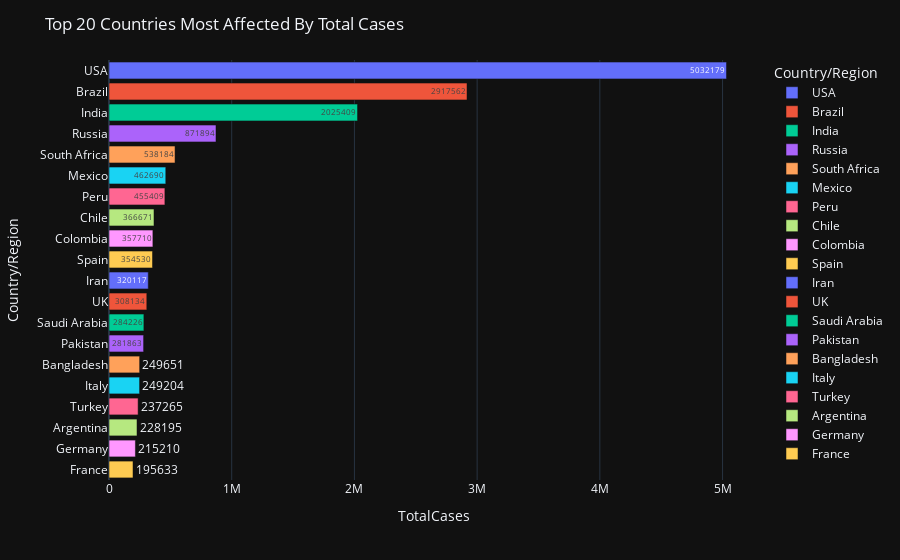

Notebook source saved alongside this figure:
### Code cell
fig = px.bar(world_data[:20], y = 'Country/Region', x = 'TotalCases', text = 'TotalCases', color = 'Country/Region')
fig.update_layout(template = 'plotly_dark',title_text = 'Top 20 Countries Most Affected By Total Cases')

### Figure 1 — Plotly figure (JSON) as saved in the notebook; plotly's stock layout.template omitted (floating-point values rounded to 4 significant figures)
{"data": [{"alignmentgroup": "True", "hovertemplate": "Country/Region=%{y}<br>TotalCases=%{text}<extra></extra>", "legendgroup": "USA", "marker": {"color": "#636efa", "pattern": {"shape": ""}}, "name": "USA", "offsetgroup": "USA", "orientation": "h", "showlegend": true, "text": ["5032179"], "textposition": "auto", "type": "bar", "x": [5032179], "xaxis": "x", "y": ["USA"], "yaxis": "y"}, {"alignmentgroup": "True", "hovertemplate": "Country/Region=%{y}<br>TotalCases=%{text}<extra></extra>", "legendgroup": "Brazil", "marker": {"color": "#EF553B", "pattern": {"shape": ""}}, "name": "Brazil", "offsetgroup": "Brazil", "orientation": "h", "showlegend": true, "text": ["2917562"], "textposition": "auto", "type": "bar", "x": [2917562], "xaxis": "x", "y": ["Brazil"], "yaxis": "y"}, {"alignmentgroup": "True", "hovertemplate": "Country/Region=%{y}<br>TotalCases=%{text}<extra></extra>", "legendgroup": "India", "marker": {"color": "#00cc96", "pattern": {"shape": ""}}, "name": "India", "offsetgroup": "India", "orientation": "h", "showlegend": true, "text": ["2025409"], "textposition": "auto", "type": "bar", "x": [2025409], "xaxis": "x", "y": ["India"], "yaxis": "y"}, {"alignmentgroup": "True", "hovertemplate": "Country/Region=%{y}<br>TotalCases=%{text}<extra></extra>", "legendgroup": "Russia", "marker": {"color": "#ab63fa", "pattern": {"shape": ""}}, "name": "Russia", "offsetgroup": "Russia", "orientation": "h", "showlegend": true, "text": ["871894"], "textposition": "auto", "type": "bar", "x": [871894], "xaxis": "x", "y": ["Russia"], "yaxis": "y"}, {"alignmentgroup": "True", "hovertemplate": "Country/Region=%{y}<br>TotalCases=%{text}<extra></extra>", "legendgroup": "South Africa", "marker": {"color": "#FFA15A", "pattern": {"shape": ""}}, "name": "South Africa", "offsetgroup": "South Africa", "orientation": "h", "showlegend": true, "text": ["538184"], "textposition": "auto", "type": "bar", "x": [538184], "xaxis": "x", "y": ["South Africa"], "yaxis": "y"}, {"alignmentgroup": "True", "hovertemplate": "Country/Region=%{y}<br>TotalCases=%{text}<extra></extra>", "legendgroup": "Mexico", "marker": {"color": "#19d3f3", "pattern": {"shape": ""}}, "name": "Mexico", "offsetgroup": "Mexico", "orientation": "h", "showlegend": true, "text": ["462690"], "textposition": "auto", "type": "bar", "x": [462690], "xaxis": "x", "y": ["Mexico"], "yaxis": "y"}, {"alignmentgroup": "True", "hovertemplate": "Country/Region=%{y}<br>TotalCases=%{text}<extra></extra>", "legendgroup": "Peru", "marker": {"color": "#FF6692", "pattern": {"shape": ""}}, "name": "Peru", "offsetgroup": "Peru", "orientation": "h", "showlegend": true, "text": ["455409"], "textposition": "auto", "type": "bar", "x": [455409], "xaxis": "x", "y": ["Peru"], "yaxis": "y"}, {"alignmentgroup": "True", "hovertemplate": "Country/Region=%{y}<br>TotalCases=%{text}<extra></extra>", "legendgroup": "Chile", "marker": {"color": "#B6E880", "pattern": {"shape": ""}}, "name": "Chile", "offsetgroup": "Chile", "orientation": "h", "showlegend": true, "text": ["366671"], "textposition": "auto", "type": "bar", "x": [366671], "xaxis": "x", "y": ["Chile"], "yaxis": "y"}, {"alignmentgroup": "True", "hovertemplate": "Country/Region=%{y}<br>TotalCases=%{text}<extra></extra>", "legendgroup": "Colombia", "marker": {"color": "#FF97FF", "pattern": {"shape": ""}}, "name": "Colombia", "offsetgroup": "Colombia", "orientation": "h", "showlegend": true, "text": ["357710"], "textposition": "auto", "type": "bar", "x": [357710], "xaxis": "x", "y": ["Colombia"], "yaxis": "y"}, {"alignmentgroup": "True", "hovertemplate": "Country/Region=%{y}<br>TotalCases=%{text}<extra></extra>", "legendgroup": "Spain", "marker": {"color": "#FECB52", "pattern": {"shape": ""}}, "name": "Spain", "offsetgroup": "Spain", "orientation": "h", "showlegend": true, "text": ["354530"], "textposition": "auto", "type": "bar", "x": [354530], "xaxis": "x", "y": ["Spain"], "yaxis": "y"}, {"alignmentgroup": "True", "hovertemplate": "Country/Region=%{y}<br>TotalCases=%{text}<extra></extra>", "legendgroup": "Iran", "marker": {"color": "#636efa", "pattern": {"shape": ""}}, "name": "Iran", "offsetgroup": "Iran", "orientation": "h", "showlegend": true, "text": ["320117"], "textposition": "auto", "type": "bar", "x": [320117], "xaxis": "x", "y": ["Iran"], "yaxis": "y"}, {"alignmentgroup": "True", "hovertemplate": "Country/Region=%{y}<br>TotalCases=%{text}<extra></extra>", "legendgroup": "UK", "marker": {"color": "#EF553B", "pattern": {"shape": ""}}, "name": "UK", "offsetgroup": "UK", "orientation": "h", "showlegend": true, "text": ["308134"], "textposition": "auto", "type": "bar", "x": [308134], "xaxis": "x", "y": ["UK"], "yaxis": "y"}, {"alignmentgroup": "True", "hovertemplate": "Country/Region=%{y}<br>TotalCases=%{text}<extra></extra>", "legendgroup": "Saudi Arabia", "marker": {"color": "#00cc96", "pattern": {"shape": ""}}, "name": "Saudi Arabia", "offsetgroup": "Saudi Arabia", "orientation": "h", "showlegend": true, "text": ["284226"], "textposition": "auto", "type": "bar", "x": [284226], "xaxis": "x", "y": ["Saudi Arabia"], "yaxis": "y"}, {"alignmentgroup": "True", "hovertemplate": "Country/Region=%{y}<br>TotalCases=%{text}<extra></extra>", "legendgroup": "Pakistan", "marker": {"color": "#ab63fa", "pattern": {"shape": ""}}, "name": "Pakistan", "offsetgroup": "Pakistan", "orientation": "h", "showlegend": true, "text": ["281863"], "textposition": "auto", "type": "bar", "x": [281863], "xaxis": "x", "y": ["Pakistan"], "yaxis": "y"}, {"alignmentgroup": "True", "hovertemplate": "Country/Region=%{y}<br>TotalCases=%{text}<extra></extra>", "legendgroup": "Bangladesh", "marker": {"color": "#FFA15A", "pattern": {"shape": ""}}, "name": "Bangladesh", "offsetgroup": "Bangladesh", "orientation": "h", "showlegend": true, "text": ["249651"], "textposition": "auto", "type": "bar", "x": [249651], "xaxis": "x", "y": ["Bangladesh"], "yaxis": "y"}, {"alignmentgroup": "True", "hovertemplate": "Country/Region=%{y}<br>TotalCases=%{text}<extra></extra>", "legendgroup": "Italy", "marker": {"color": "#19d3f3", "pattern": {"shape": ""}}, "name": "Italy", "offsetgroup": "Italy", "orientation": "h", "showlegend": true, "text": ["249204"], "textposition": "auto", "type": "bar", "x": [249204], "xaxis": "x", "y": ["Italy"], "yaxis": "y"}, {"alignmentgroup": "True", "hovertemplate": "Country/Region=%{y}<br>TotalCases=%{text}<extra></extra>", "legendgroup": "Turkey", "marker": {"color": "#FF6692", "pattern": {"shape": ""}}, "name": "Turkey", "offsetgroup": "Turkey", "orientation": "h", "showlegend": true, "text": ["237265"], "textposition": "auto", "type": "bar", "x": [237265], "xaxis": "x", "y": ["Turkey"], "yaxis": "y"}, {"alignmentgroup": "True", "hovertemplate": "Country/Region=%{y}<br>TotalCases=%{text}<extra></extra>", "legendgroup": "Argentina", "marker": {"color": "#B6E880", "pattern": {"shape": ""}}, "name": "Argentina", "offsetgroup": "Argentina", "orientation": "h", "showlegend": true, "text": ["228195"], "textposition": "auto", "type": "bar", "x": [228195], "xaxis": "x", "y": ["Argentina"], "yaxis": "y"}, {"alignmentgroup": "True", "hovertemplate": "Country/Region=%{y}<br>TotalCases=%{text}<extra></extra>", "legendgroup": "Germany", "marker": {"color": "#FF97FF", "pattern": {"shape": ""}}, "name": "Germany", "offsetgroup": "Germany", "orientation": "h", "showlegend": true, "text": ["215210"], "textposition": "auto", "type": "bar", "x": [215210], "xaxis": "x", "y": ["Germany"], "yaxis": "y"}, {"alignmentgroup": "True", "hovertemplate": "Country/Region=%{y}<br>TotalCases=%{text}<extra></extra>", "legendgroup": "France", "marker": {"color": "#FECB52", "pattern": {"shape": ""}}, "name": "France", "offsetgroup": "France", "orientation": "h", "showlegend": true, "text": ["195633"], "textposition": "auto", "type": "bar", "x": [195633], "xaxis": "x", "y": ["France"], "yaxis": "y"}], "layout": {"barmode": "relative", "legend": {"title": {"text": "Country/Region"}, "tracegroupgap": 0}, "margin": {"t": 60}, "title": {"text": "Top 20 Countries Most Affected By Total Cases"}, "xaxis": {"anchor": "y", "domain": [0, 1], "title": {"text": "TotalCases"}}, "yaxis": {"anchor": "x", "categoryarray": ["France", "Germany", "Argentina", "Turkey", "Italy", "Bangladesh", "Pakistan", "Saudi Arabia", "UK", "Iran", "Spain", "Colombia", "Chile", "Peru", "Mexico", "South Africa", "Russia", "India", "Brazil", "USA"], "categoryorder": "array", "domain": [0, 1], "title": {"text": "Country/Region"}}}}
